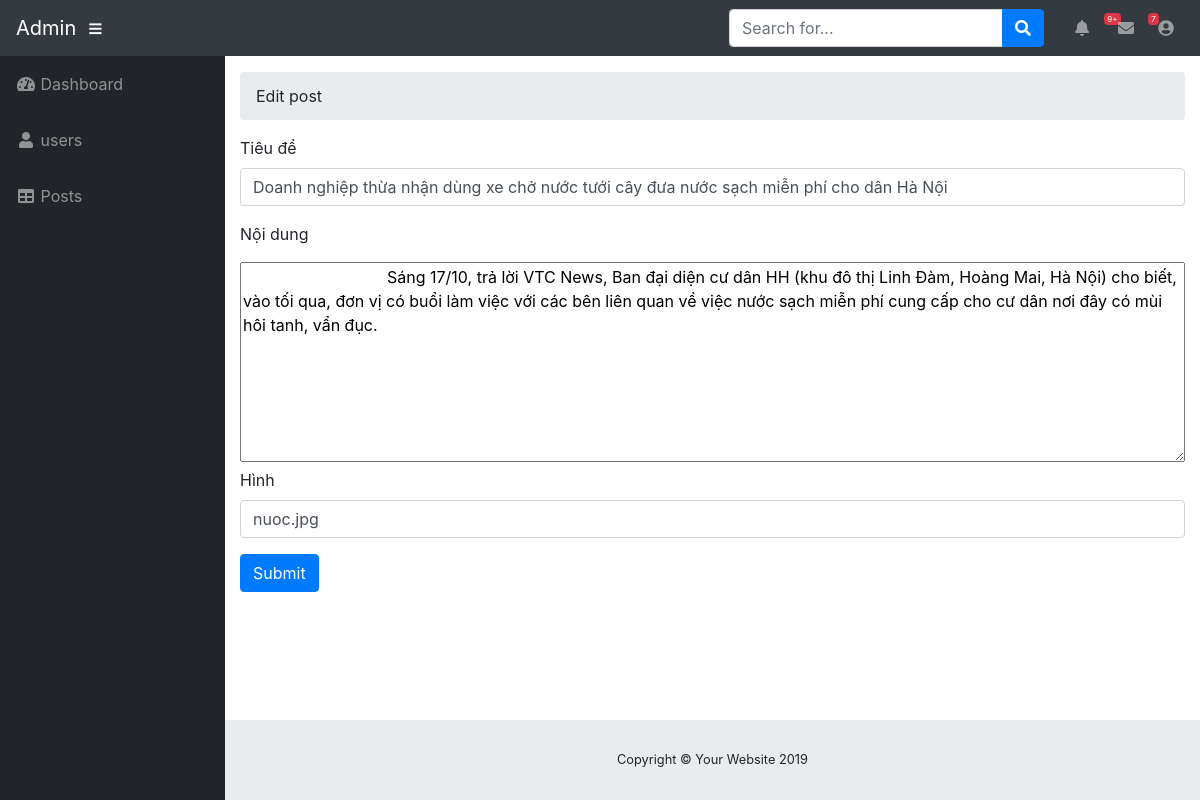
The app's page /admin/index.php?controller=posts&action=edit&id_post=12 (signed in) with its own data.
### tables this page shows
CREATE TABLE `posts` (
  `id_post` int(11) NOT NULL AUTO_INCREMENT,
  `tieude` varchar(255) DEFAULT NULL,
  `noidung` longtext NOT NULL,
  `hinh` varchar(255) NOT NULL,
  `created_at` datetime DEFAULT NULL,
  PRIMARY KEY (`id_post`)
);

### admin/app/controllers/postController.php (called while the page is built, shortened)
<?php
class postController{
    public function edit() {
        if (isset($_GET["id_post"])) {
            $id_post = (int) $_GET["id_post"];
            $model = new postModel();
            $post = $model->getSingle($id_post);
        }
        include_once "app/views/posts/edit.php";
    }
}

### admin/app/models/Database.php (called while the page is built, shortened)
<?php
class database {
    public $connection;
    public function __construct()
    {
        if (!$this->connection) {
            $this->connection = mysqli_connect(self::DATABASE_SERVER, self::DATABASE_USER,
                self::DATABASE_PASSWORD, self::DATABASE_NAME);
        }
    }
}

### admin/app/models/postModel.php (called while the page is built, shortened)
<?php
class postModel extends database
{
    public function getSingle($id_post = 0)
    {
        $sqlSelect = "SELECT * FROM posts WHERE id_post = " . $id_post;
        $result = mysqli_query($this->connection, $sqlSelect);
        $row = mysqli_fetch_assoc($result);
        return $row;
    }
}

### admin/app/views/posts/edit.php (the view, shortened to what this page needs)
<!DOCTYPE html>
<html lang="en">
<head>
    <link href="assets/vendor/fontawesome-free/css/all.min.css" rel="stylesheet" type="text/css">
    <link href="assets/vendor/datatables/dataTables.bootstrap4.css" rel="stylesheet">
    <link href="assets/css/sb-admin.css" rel="stylesheet">
</head>
<body id="page-top">
<nav class="navbar navbar-expand navbar-dark bg-dark static-top">
    <a class="navbar-brand mr-1" href="../admin/index.php">Admin</a>
    <button class="btn btn-link btn-sm text-white order-1 order-sm-0" id="sidebarToggle" href="#">
        <i class="fas fa-bars"></i>
    </button>
    <form class="d-none d-md-inline-block form-inline ml-auto mr-0 mr-md-3 my-2 my-md-0">
        <div class="input-group">
            <input type="text" class="form-control" placeholder="Search for..." aria-label="Search"
                   aria-describedby="basic-addon2">
            <div class="input-group-append">
                <button class="btn btn-primary" type="button">
                    <i class="fas fa-search"></i>
                </button>
            </div>
        </div>
    </form>
    <ul class="navbar-nav ml-auto ml-md-0">
        <li class="nav-item dropdown no-arrow mx-1">
            <a class="nav-link dropdown-toggle" href="#" id="alertsDropdown" role="button" data-toggle="dropdown"
               aria-haspopup="true" aria-expanded="false">
                <i class="fas fa-bell fa-fw"></i>
                <span class="badge badge-danger">9+</span>
            </a>
        </li>
        <li class="nav-item dropdown no-arrow mx-1">
            <a class="nav-link dropdown-toggle" href="#" id="messagesDropdown" role="button" data-toggle="dropdown"
               aria-haspopup="true" aria-expanded="false">
                <i class="fas fa-envelope fa-fw"></i>
                <span class="badge badge-danger">7</span>
            </a>
        </li>
        <li class="nav-item dropdown no-arrow">
            <a class="nav-link dropdown-toggle" href="#" id="userDropdown" role="button" data-toggle="dropdown"
               aria-haspopup="true" aria-expanded="false">
                <i class="fas fa-user-circle fa-fw"></i>
            </a>
        </li>
    </ul>
</nav>
<div id="wrapper">
    <ul class="sidebar navbar-nav">
        <li class="nav-item">
            <a class="nav-link" href="index.php">
                <i class="fas fa-fw fa-tachometer-alt"></i>
                <span>Dashboard</span>
            </a>
        </li>
        <li class="nav-item">
            <a class="nav-link" href="../users/index.php">
                <i class="fas fa-fw fa-user"></i>
                <span>users</span></a>
        </li>
        <li class="nav-item">
            <a class="nav-link" href="../posts/index.php">
                <i class="fas fa-fw fa-table"></i>
                <span>Posts</span></a>
        </li>
    </ul>
    <div id="content-wrapper">
        <div class="container-fluid">
            <ol class="breadcrumb">
                <li class="breadcrumb-item">
                    <a>Edit post</a>
                </li>
            </ol>
            <div class="row">
                <div class="col-md-12">
                    <div>
                        <form name="edit" action="" method="post">
                            <div class="form-group">
                                <label for="tieude">Tiêu đề</label>
                                <input type="text" class="form-control" name="tieude" id="tieude"
                                       value="<?= $post['tieude'] ?>">
                            </div>
                            <p>Nội dung</p>
                            <textarea name="noidung" style="width: 100%; height: 200px">
                                <?= $post['noidung'] ?>
                            </textarea>
                            <div class="form-group">
                                <label for="hinh">Hình</label>
                                <input type="text" class="form-control" name="hinh" id="hinh"
                                       value="<?= $post['hinh'] ?>">
                            </div>
                            <button type="submit" name="submit" class="btn btn-primary">Submit</button>
                        </form>
                    </div>
                </div>
            </div>
        </div>
        <footer class="sticky-footer">
            <div class="container my-auto">
                <div class="copyright text-center my-auto">
                    <span>Copyright © Your Website 2019</span>
                </div>
            </div>
        </footer>
    </div>
</div>
</body>
</html>

### records on screen
posts: tieude "Doanh nghiệp thừa nhận dùng xe chở nước tưới cây đưa nước sạch miễn phí cho dân Hà Nội", noidung "Sáng 17/10, trả lời VTC News, Ban đại diện cư dân HH (khu đô thị Linh Đàm, Hoàng Mai, Hà Nội) cho biết, vào tối qua, đơn vị có buổi làm việc với các bên liên quan về việc nước sạch miễn phí cung cấp cho cư dân nơi đây có mùi hôi tanh, vẩn đục.", hinh "nuoc.jpg"
